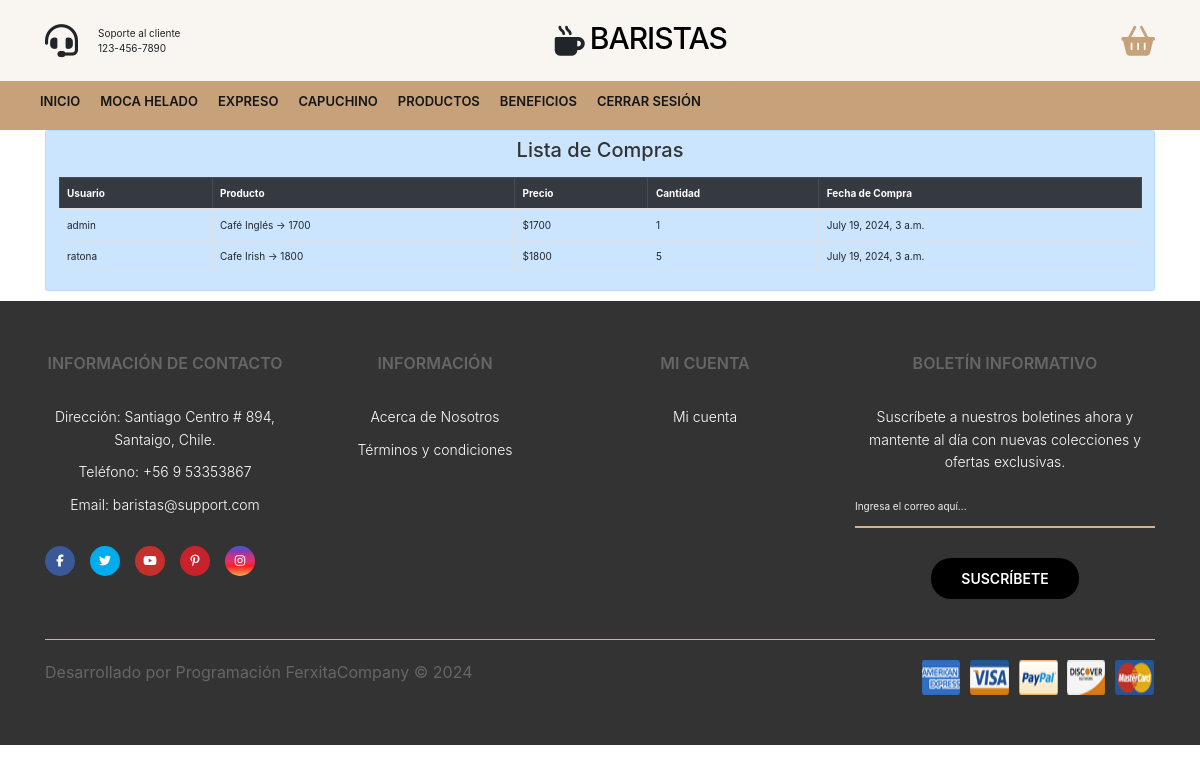
Page /proyecto/admin_panel/lista-compras/ on the committed database.
### proyecto/models.py (models this page shows, shortened)
class Compra(models.Model):
    usuario = models.ForeignKey(User, on_delete=models.CASCADE)
    producto = models.ForeignKey(Producto, on_delete=models.CASCADE)
    cantidad = models.PositiveIntegerField(default=1)
    precio_unitario = models.DecimalField(max_digits=10, decimal_places=0)
    total = models.DecimalField(max_digits=10, decimal_places=0)
    fecha_compra = models.DateTimeField(auto_now_add=True)
    def total(self):
        return self.precio * self.cantidad

class Producto(models.Model):
    nombre = models.CharField(max_length=64)
    categoria = models.CharField(max_length=32)
    precio = models.DecimalField(max_digits=10, decimal_places=0)
    imagen = models.ImageField(upload_to='productos/', default='img/default.jpg')
    def __str__(self):
        return f'{self.nombre} -> {self.precio}'

### proyecto/views.py (the view)
# urls.py: path('admin_panel/lista-compras/', views.lista_compras, name='lista_compras'),
def lista_compras(request):
    compras = Compra.objects.all()
    context = {
        'compras': compras,
    }
    return render(request, 'proyecto/lista_compras.html', {'compras': compras})

### proyecto/context_processor.py (called while the page is built)
def total_carrito(request):
    total = 0
    if request.user.is_authenticated:
        if "carrito" in request.session.keys():
            for key, value in request.session["carrito"].items():
                total += int(value["acumulado"])
    return {"total_carrito": total}

### proyecto/templates/proyecto/lista_compras.html
{% extends 'proyecto/base.html' %}
{% block content %}
<div class="container">
    <div class="alert alert-primary" role="alert">
        <h2 class="text-center mb-4">Lista de Compras</h2>
        <div class="table-responsive">
            <table class="table table-bordered">
                <thead class="table-dark">
                    <tr>
                        <th scope="col">Usuario</th>
                        <th scope="col">Producto</th>
                        <th scope="col">Precio</th>
                        <th scope="col">Cantidad</th>
                        <th scope="col">Fecha de Compra</th>
                    </tr>
                </thead>
                <tbody>
                    {% for compra in compras %}
                        <tr>
                            <td>{{ compra.usuario.username }}</td>
                            <td>{{ compra.producto }}</td>
                            <td>${{ compra.precio_unitario }}</td>
                            <td>{{ compra.cantidad }}</td>
                            <td>{{ compra.fecha_compra }}</td>
                        </tr>
                    {% endfor %}
                </tbody>
            </table>
        </div>
    </div>
</div>
{% endblock %}

### proyecto/static/css/styles.css (style rules this page uses)
:root { --primary-color: #c7a17a; --background-color: #f9f5f0; --dark-color: #151515; }
html { font-size: 62.5%; font-family: 'Poppins', sans-serif; }
* { margin: 0; padding: 0; box-sizing: border-box; }
.container { max-width: 120rem; margin: 0 auto; }
body { font-family: Arial, sans-serif; background-color: #f0f0f0; margin: 0; padding: 0; }
h2, h3 { font-size: 24px; color: #333; margin-bottom: 10px; }

### rows in the picture
Compra: usuario.username "admin", producto "Café Inglés -> 1700", precio_unitario "1700", cantidad "1", fecha_compra "July 19, 2024, 3 a.m."
Compra: usuario.username "ratona", producto "Cafe Irish -> 1800", precio_unitario "1800", cantidad "5", fecha_compra "July 19, 2024, 3 a.m."
